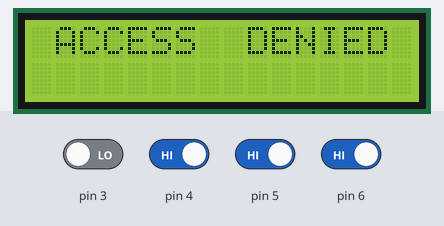
Simulated run of this sketch. Board: Arduino Uno, built with avr-gcc and run on an emulated ATmega328P. Shown: 16×2 character LCD. Inputs (shaded band) come from the test bench; at power-on: pin 4–6 HIGH, pin 3 LOW.

Above: at 1.2 s.
1.3 s: pin 4 driven LOW
At 2.0 s:
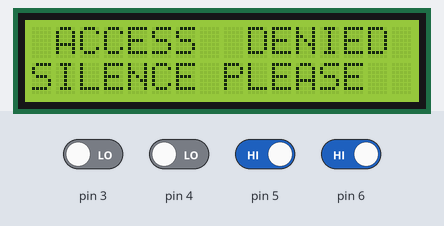
4.3 s: pin 5 driven LOW
At 6.0 s:
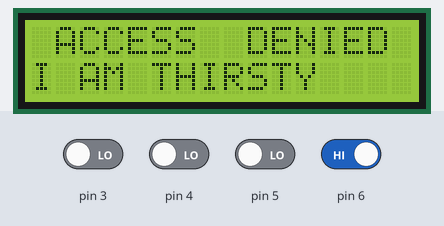
6.8 s: pin 5 driven HIGH
At 8.6 s:
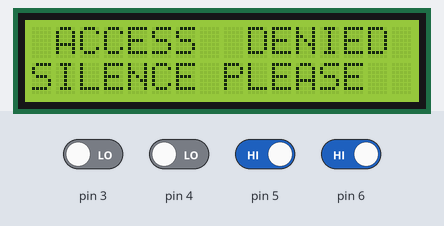
9.8 s: pin 6 driven LOW
At 12.5 s:
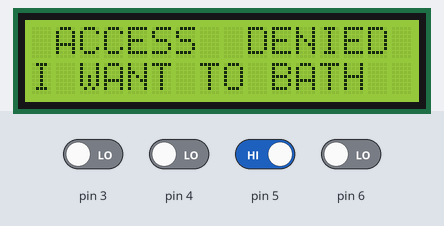
12.8 s: pin 4 driven HIGH
At 14.0 s:
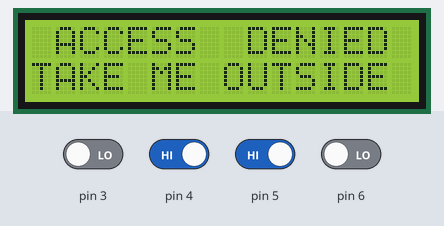
15.8 s: pin 5 driven LOW
At 17.9 s:
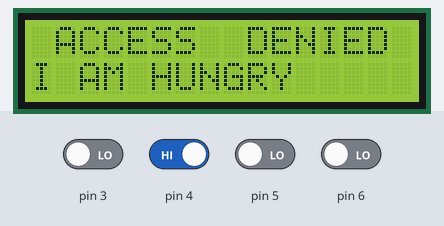
Timing chart, 0 to 19.4 s (numbered marks = the images above; inputs shaded):
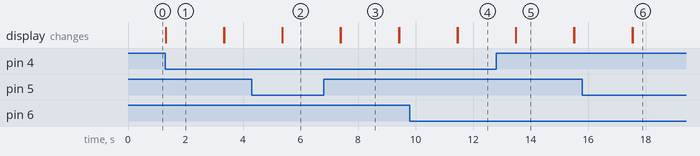

The sketch:

smart.sparsh.ino
```cpp
#include <Wire.h>

#include <LiquidCrystal_I2C.h>

LiquidCrystal_I2C lcd(0x27,16,2);
void setup() {

  lcd.init();
  lcd.backlight();
lcd.setCursor(0, 0);
  lcd.print(" ACCESS  DENIED ");

  pinMode(3,INPUT);
  pinMode(4,INPUT);
  pinMode(5,INPUT);
  pinMode(6,INPUT);

}

void loop() {
int A=digitalRead(3);
int B=digitalRead(4);
int C=digitalRead(5);
int D=digitalRead(6);

if(A==1 &&B==0 && C==0 && D==0)
{
    lcd.setCursor(0, 1);
   lcd.print(" HELLO ");
delay (2000);
    lcd.setCursor(0, 1);
lcd.print("                ");
}
else if(A==0 &&B==1 && C==0 && D==0)
{
    lcd.setCursor(0, 1);
  lcd.print("I AM HUNGRY");
delay (2000);
    lcd.setCursor(0, 1);
lcd.print("                ");
}
if(A==0 &&B==0 && C==1 && D==0)
{
    lcd.setCursor(0, 1);
  lcd.print("I WANT TO BATH");
delay (2000);
    lcd.setCursor(0, 1);
lcd.print("                ");
}
if(A==0 &&B==0 && C==0 && D==1)
{
    lcd.setCursor(0, 1);
  lcd.print("I AM THIRSTY");
delay (2000);
    lcd.setCursor(0, 1);
lcd.print("                ");
}
if(A==1 &&B==1 && C==1 && D==1)
{
  digitalWrite(13,1);
delay(2000);
digitalWrite(13,0);
delay(2000);
    lcd.setCursor(0, 1);
  lcd.print("I NEED HELP");
delay (2000);
    lcd.setCursor(0, 1);
lcd.print("                ");

}
if(A==1 &&B==1 && C==0 && D==0)
{
    lcd.setCursor(0, 1);
  lcd.print("WASHROOM");
delay (2000);
    lcd.setCursor(0, 1);
lcd.print("                ");
}
if(A==0 &&B==1 && C==1 && D==0)
{
    lcd.setCursor(0, 1);
  lcd.print("TAKE ME OUTSIDE");
delay (2000);
    lcd.setCursor(0, 1);
lcd.print("                ");
}
if(A==0 &&B==0 && C==1 && D==1)
{
    lcd.setCursor(0, 1);
  lcd.print("SILENCE PLEASE");
delay (2000);
    lcd.setCursor(0, 1);
lcd.print("                ");
}
}
```

Measured:
- after the input at 1.3 s, the display: changes at once (image 1)
- after the input at 4.3 s, the display: first differs from a run without the input after 1.1 s (image 2)
- after the input at 6.8 s, the display: first differs from a run without the input after 0.60 s (image 3)
- after the input at 9.8 s, the display: first differs from a run without the input after 1.7 s (image 4)
- after the input at 12.8 s, the display: first differs from a run without the input after 0.69 s (image 5)
- after the input at 15.8 s, the display: first differs from a run without the input after 1.7 s (image 6)
- what the display in image 1 shows lasts 2.0 s, from 1.3 s to 3.3 s
